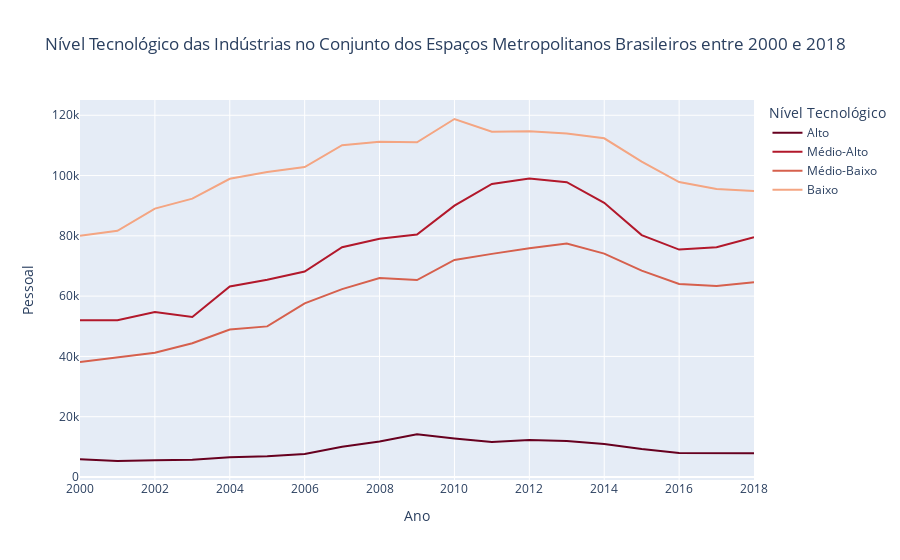

The notebook cell this image was saved under:
### Code cell
fig = ind.ind_tech_level_evolution_line_plot(
    list_met=['Total']
    , title='Nível Tecnológico das Indústrias no Conjunto dos Espaços Metropolitanos Brasileiros entre 2000 e 2018'
)
fig.show()

### Figure 1 — Plotly figure (JSON) as saved in the notebook; plotly's stock layout.template omitted (floating-point values rounded to 4 significant figures)
{"data": [{"hovertemplate": "Nível Tecnológico=Alto<br>Ano=%{x}<br>Pessoal=%{y}<extra></extra>", "legendgroup": "Alto", "line": {"color": "rgb(103,0,31)", "dash": "solid"}, "mode": "lines", "name": "Alto", "orientation": "v", "showlegend": true, "type": "scatter", "x": ["2000", "2001", "2002", "2003", "2004", "2005", "2006", "2007", "2008", "2009", "2010", "2011", "2012", "2013", "2014", "2015", "2016", "2017", "2018"], "xaxis": "x", "y": [5911, 5299, 5535, 5694, 6573, 6890, 7640, 10049, 11799, 14195, 12791, 11586, 12303, 11955, 10920, 9284, 7993, 8028, 7880], "yaxis": "y"}, {"hovertemplate": "Nível Tecnológico=Médio-Alto<br>Ano=%{x}<br>Pessoal=%{y}<extra></extra>", "legendgroup": "Médio-Alto", "line": {"color": "rgb(178,24,43)", "dash": "solid"}, "mode": "lines", "name": "Médio-Alto", "orientation": "v", "showlegend": true, "type": "scatter", "x": ["2000", "2001", "2002", "2003", "2004", "2005", "2006", "2007", "2008", "2009", "2010", "2011", "2012", "2013", "2014", "2015", "2016", "2017", "2018"], "xaxis": "x", "y": [51983, 52028, 54759, 53100, 63193, 65439, 68162, 76222, 79043, 80411, 90013, 97226, 99016, 97793, 90974, 80242, 75443, 76241, 79537], "yaxis": "y"}, {"hovertemplate": "Nível Tecnológico=Médio-Baixo<br>Ano=%{x}<br>Pessoal=%{y}<extra></extra>", "legendgroup": "Médio-Baixo", "line": {"color": "rgb(214,96,77)", "dash": "solid"}, "mode": "lines", "name": "Médio-Baixo", "orientation": "v", "showlegend": true, "type": "scatter", "x": ["2000", "2001", "2002", "2003", "2004", "2005", "2006", "2007", "2008", "2009", "2010", "2011", "2012", "2013", "2014", "2015", "2016", "2017", "2018"], "xaxis": "x", "y": [38143, 39577, 41219, 44392, 48927, 49957, 57617, 62334, 66000, 65316, 72002, 74019, 75880, 77420, 74103, 68438, 64027, 63329, 64595], "yaxis": "y"}, {"hovertemplate": "Nível Tecnológico=Baixo<br>Ano=%{x}<br>Pessoal=%{y}<extra></extra>", "legendgroup": "Baixo", "line": {"color": "rgb(244,165,130)", "dash": "solid"}, "mode": "lines", "name": "Baixo", "orientation": "v", "showlegend": true, "type": "scatter", "x": ["2000", "2001", "2002", "2003", "2004", "2005", "2006", "2007", "2008", "2009", "2010", "2011", "2012", "2013", "2014", "2015", "2016", "2017", "2018"], "xaxis": "x", "y": [80034, 81681, 89021, 92340, 98934, 101186, 102802, 110065, 111223, 111026, 118764, 114570, 114732, 113960, 112353, 104613, 97846, 95529, 94854], "yaxis": "y"}], "layout": {"autosize": true, "legend": {"title": {"text": "Nível Tecnológico"}, "tracegroupgap": 0}, "title": {"text": "Nível Tecnológico das Indústrias no Conjunto dos Espaços Metropolitanos Brasileiros entre 2000 e 2018"}, "xaxis": {"anchor": "y", "autorange": true, "domain": [0, 1], "range": [2000, 2018], "title": {"text": "Ano"}, "type": "linear"}, "yaxis": {"anchor": "x", "autorange": true, "domain": [0, 1], "range": [-1005.0, 125100.0], "title": {"text": "Pessoal"}, "type": "linear"}}}
